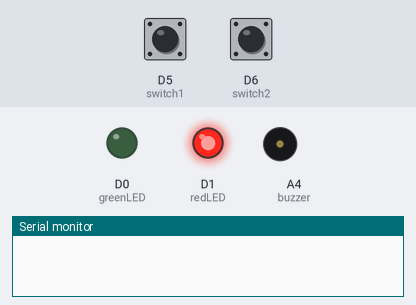
A sketch run on a simulated Particle Photon. Parts: output pins drawn as LEDs (lit = HIGH), buzzer (waves = sounding), the last lines printed to the serial monitor. The inputs (shaded band) are chosen by the test bench; at power-on: D5 (switch1) HIGH, D6 (switch2) HIGH. Random numbers use the default seed unless the sketch sets one.

Above: at 1.2 s.
1.3 s: D5 (switch1) pulled LOW for 0.15 s
At 4.1 s:
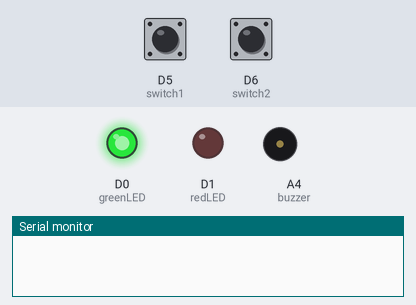
4.4 s: D6 (switch2) pulled LOW for 0.15 s
At 6.4 s:
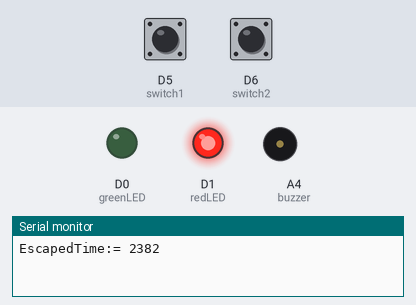
7.5 s: D5 (switch1) pulled LOW for 1 s
At 9.08 s:
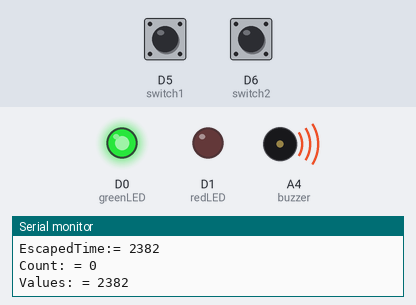
10.6 s: D5 (switch1) pulled LOW for 3.2 s
At 14.7 s:
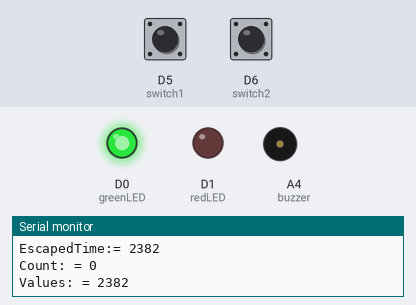
Timing chart, 0 to 16.2 s (numbered marks = the images above; inputs shaded):
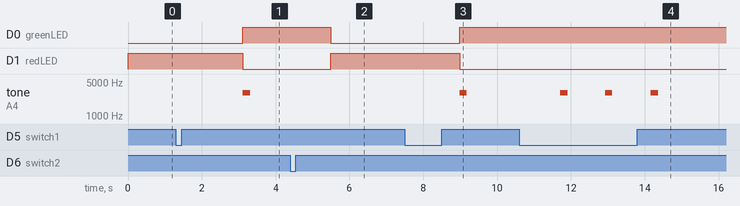

The sketch:

goodtimes.ino
```cpp
int greenLED = D0;
int redLED = D1;
int switch1 = D5;
int switch2 = D6;
int buzzer = A4;
int isSwitchPressed = 0;
int startTime;
int stopTime;
int escapedTime;
int mean, range;
int count=0;
int increment =0;
int maxescaped=0, minescaped = 2147483647;
int16_t values[3000];

int resets(String command) {
 isSwitchPressed = 0;
 startTime = 0;
 stopTime = 0;
 escapedTime = 0;
 mean =0 ;
 range =0;
 count=0;
 increment =0;
 return 0;
}

int RollBack(String command) {
   if(sizeof(values) > 1){
   int tempmax =0, tempmin=0, temprange =0, sumvalue =0, tempincr=0;
   for(int k=0;k<count-2;k++)
   {
       sumvalue = sumvalue + values[k];
       tempincr = tempincr + 1;

    if(tempmax < values[k])
    {
        tempmax = values[k];
    }
    if(tempmin > values[k])
    {
        tempmin = values[k];
    }
   }
   mean = sumvalue/tempincr;
   range = tempmax - tempmin;
   escapedTime = values[count-2];
    Serial.printf("mean:= %d\t range:%d\t recent: %d\n",mean,range,escapedTime);
   }
   return 0;
}

void setup() {
    pinMode(greenLED, OUTPUT);
    pinMode(redLED, OUTPUT);
    pinMode(switch1, INPUT_PULLUP);
    pinMode(switch2, INPUT_PULLUP);
    pinMode(buzzer, AN_INPUT);
    Serial.begin(9600);
    Particle.function("resetStat", resets);
    Particle.function("rollback", RollBack);
    Particle.variable("recent", escapedTime);
    Particle.variable("mean", mean);
    Particle.variable("range", range);
    Particle.variable("val", values);
    digitalWrite(redLED, HIGH);
}

void loop() {
if(digitalRead(switch1) == LOW && isSwitchPressed == 0)
{
   // digitalWrite(greenLED, HIGH);
    delay(rand() % 1000 + 1000);
    startTime = millis();
//    digitalWrite(greenLED, LOW);
    isSwitchPressed = 1;
    tone(buzzer, 3000, 200);
    digitalWrite(greenLED, HIGH);
    digitalWrite(redLED, LOW);

}
if(digitalRead(switch1) == HIGH && isSwitchPressed == 1)
{
    isSwitchPressed = 0;
}
if(digitalRead(switch2) == LOW && isSwitchPressed == 0)
{
   // digitalWrite(greenLED, HIGH);
    delay(rand() % 1000 + 1000);
    stopTime = millis();
    escapedTime = stopTime - startTime;
    Serial.printf("EscapedTime:= %d\n",escapedTime);
//    digitalWrite(greenLED, LOW);
    isSwitchPressed = 1;
    digitalWrite(greenLED, LOW);
    digitalWrite(redLED, HIGH);
    delay(1000);
    Serial.printf("Count: = %d\n", count);
    values[count] = escapedTime;
    count = count + 1;
        Serial.printf("Values: = %d\n", values[0]);

    increment = increment + escapedTime;

    if(maxescaped < escapedTime)
    {
        maxescaped = escapedTime;
    }
    if(minescaped > escapedTime)
    {
        minescaped = escapedTime;
    }
}
if(digitalRead(switch2) == HIGH && isSwitchPressed == 1)
{
    isSwitchPressed = 0;
    mean = (increment/count);
    range = maxescaped - minescaped;
}
}
```

Measured:
- after the input at 1.3 s, D0 (greenLED): LOW → HIGH after 1.8 s; D1 (redLED): HIGH → LOW after 1.8 s; tone on A4 (buzzer): silent → 3000 Hz after 1.8 s, → silent 0.20 s later
- after the input at 4.4 s, D0 (greenLED): HIGH → LOW after 1.1 s; D1 (redLED): LOW → HIGH after 1.1 s
- after the input at 7.5 s, D0 (greenLED): LOW → HIGH after 1.5 s; D1 (redLED): HIGH → LOW after 1.5 s; tone on A4 (buzzer): silent → 3000 Hz after 1.5 s, → silent 0.20 s later
- after the input at 10.6 s, tone on A4 (buzzer): alternates 3000 Hz for 0.20 s and silent for 1.0 s, 6 changes in all, then stays silent, starting after 1.1 s
